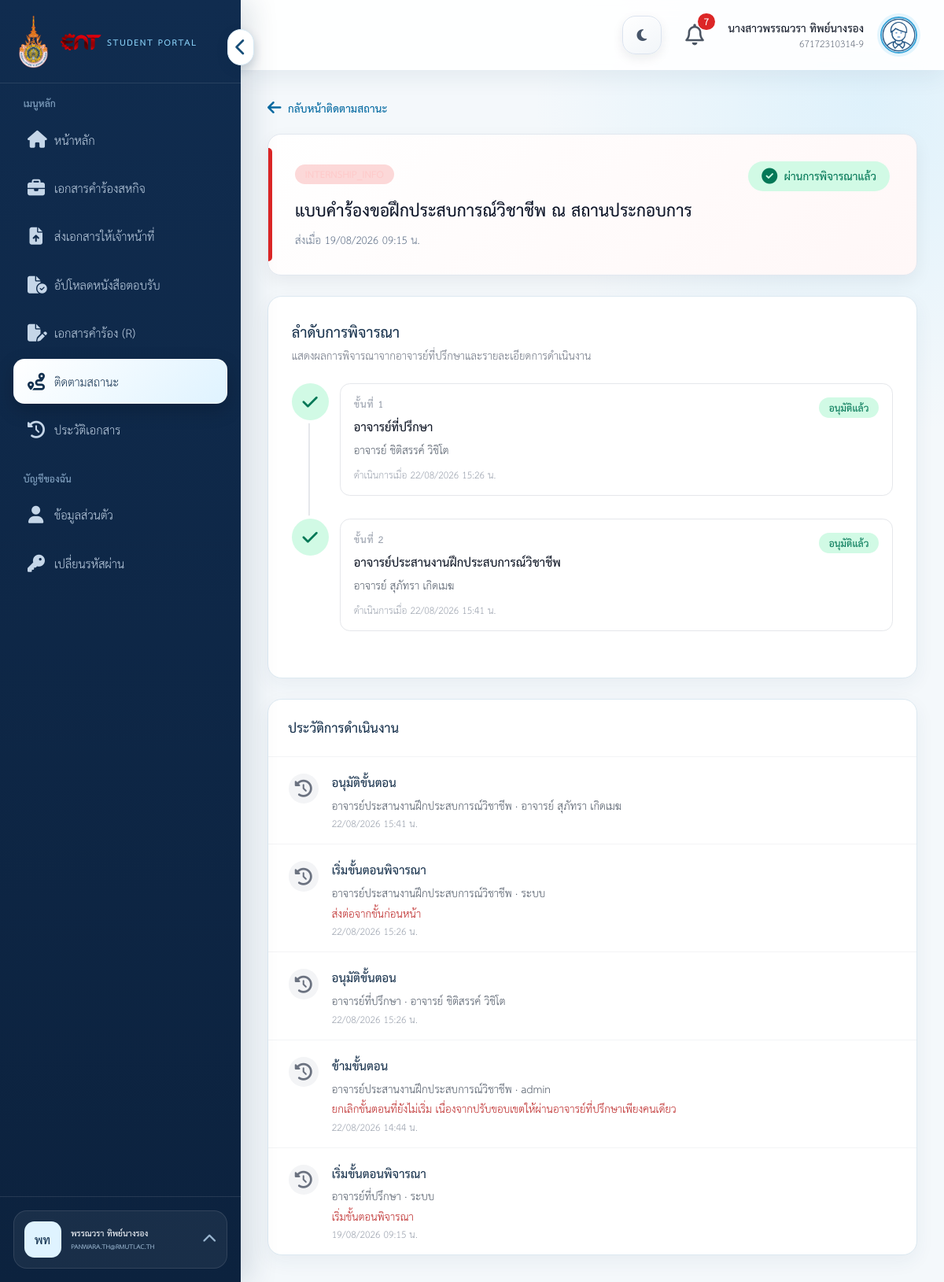
The app's page /student/document_status.php?document=12 (signed in) with its own data.
### tables this page shows
CREATE TABLE `student` (
  `student_id` int(11) NOT NULL AUTO_INCREMENT,
  `user_id` int(11) NOT NULL,
  `student_number` varchar(50) NOT NULL,
  `prefix_id` int(11) DEFAULT NULL,
  `firstname` varchar(100) NOT NULL,
  `lastname` varchar(100) NOT NULL,
  `group_id` int(11) DEFAULT NULL,
  PRIMARY KEY (`student_id`),
  UNIQUE KEY `user_id` (`user_id`),
  UNIQUE KEY `student_number` (`student_number`),
  KEY `fk_student_prefix` (`prefix_id`),
  KEY `fk_student_group` (`group_id`),
  CONSTRAINT `fk_student_group` FOREIGN KEY (`group_id`) REFERENCES `group_class` (`group_id`) ON DELETE SET NULL ON UPDATE CASCADE,
  CONSTRAINT `fk_student_prefix` FOREIGN KEY (`prefix_id`) REFERENCES `prefixes` (`prefix_id`) ON DELETE SET NULL ON UPDATE CASCADE,
  CONSTRAINT `fk_student_user` FOREIGN KEY (`user_id`) REFERENCES `users` (`user_id`) ON DELETE CASCADE ON UPDATE CASCADE
);

CREATE TABLE `users` (
  `user_id` int(11) NOT NULL AUTO_INCREMENT,
  `username` varchar(100) NOT NULL,
  `email` varchar(255) NOT NULL,
  `password` varchar(255) NOT NULL,
  `first_login` tinyint(1) NOT NULL DEFAULT 1,
  `status` enum('active','inactive','suspended') NOT NULL DEFAULT 'active',
  `active_session_token_hash` char(64) DEFAULT NULL,
  `active_session_at` datetime DEFAULT NULL,
  `created_at` timestamp NOT NULL DEFAULT current_timestamp(),
  PRIMARY KEY (`user_id`),
  UNIQUE KEY `username` (`username`),
  UNIQUE KEY `email` (`email`),
  KEY `idx_users_active_session` (`active_session_token_hash`)
);

CREATE TABLE `document_review_processes` (
  `process_id` bigint(20) unsigned NOT NULL AUTO_INCREMENT,
  `document_id` int(11) NOT NULL,
  `workflow_id` int(11) NOT NULL,
  `workflow_version_no` int(11) NOT NULL,
  `current_step_order` smallint(5) unsigned DEFAULT NULL,
  `process_status` enum('pending','in_review','revision_requested','approved','cancelled') NOT NULL DEFAULT 'pending',
  `revision_count` int(10) unsigned NOT NULL DEFAULT 0,
  `started_at` timestamp NOT NULL DEFAULT current_timestamp(),
  `completed_at` datetime DEFAULT NULL,
  `updated_at` timestamp NOT NULL DEFAULT current_timestamp() ON UPDATE current_timestamp(),
  PRIMARY KEY (`process_id`),
  UNIQUE KEY `uq_document_review_process` (`document_id`),
  KEY `idx_review_process_workflow` (`workflow_id`),
  KEY `idx_review_process_status` (`process_status`,`current_step_order`),
  CONSTRAINT `fk_review_process_document` FOREIGN KEY (`document_id`) REFERENCES `documents` (`document_id`) ON DELETE CASCADE ON UPDATE CASCADE,
  CONSTRAINT `fk_review_process_workflow` FOREIGN KEY (`workflow_id`) REFERENCES `review_workflows` (`workflow_id`) ON UPDATE CASCADE
);

CREATE TABLE `document_type` (
  `document_type_id` int(11) NOT NULL AUTO_INCREMENT,
  `document_code` varchar(50) NOT NULL,
  `document_name` varchar(255) NOT NULL,
  `form_file` varchar(100) DEFAULT NULL,
  `description` text DEFAULT NULL,
  `status` enum('active','inactive') NOT NULL DEFAULT 'active',
  PRIMARY KEY (`document_type_id`),
  UNIQUE KEY `document_code` (`document_code`)
);

CREATE TABLE `documents` (
  `document_id` int(11) NOT NULL AUTO_INCREMENT,
  `student_id` int(11) NOT NULL,
  `template_id` int(11) NOT NULL,
  `document_status` enum('draft','submitted','in_review','revision_requested','teacher_reviewed','approved','cancel') NOT NULL DEFAULT 'draft',
  `created_at` timestamp NOT NULL DEFAULT current_timestamp(),
  `updated_at` timestamp NOT NULL DEFAULT current_timestamp() ON UPDATE current_timestamp(),
  `submitted_at` datetime DEFAULT NULL,
  PRIMARY KEY (`document_id`),
  KEY `fk_documents_student` (`student_id`),
  KEY `fk_documents_template` (`template_id`),
  CONSTRAINT `fk_documents_student` FOREIGN KEY (`student_id`) REFERENCES `student` (`student_id`) ON UPDATE CASCADE,
  CONSTRAINT `fk_documents_template` FOREIGN KEY (`template_id`) REFERENCES `document_template` (`template_id`) ON UPDATE CASCADE
);

CREATE TABLE `document_review_step_instances` (
  `document_step_id` bigint(20) unsigned NOT NULL AUTO_INCREMENT,
  `process_id` bigint(20) unsigned NOT NULL,
  `source_workflow_step_id` int(11) DEFAULT NULL,
  `step_order` smallint(5) unsigned NOT NULL,
  `role_code` varchar(60) NOT NULL,
  `step_name` varchar(150) NOT NULL,
  `reviewer_employee_id` int(11) DEFAULT NULL,
  `reviewer_user_id` int(11) DEFAULT NULL,
  `step_status` enum('waiting','current','revision_requested','approved','skipped') NOT NULL DEFAULT 'waiting',
  `attempt_count` int(10) unsigned NOT NULL DEFAULT 0,
  `activated_at` datetime DEFAULT NULL,
  `reviewed_at` datetime DEFAULT NULL,
  `created_at` timestamp NOT NULL DEFAULT current_timestamp(),
  `updated_at` timestamp NOT NULL DEFAULT current_timestamp() ON UPDATE current_timestamp(),
  PRIMARY KEY (`document_step_id`),
  UNIQUE KEY `uq_document_review_step_order` (`process_id`,`step_order`),
  KEY `idx_document_step_reviewer` (`reviewer_user_id`,`step_status`),
  KEY `idx_document_step_employee` (`reviewer_employee_id`),
  KEY `idx_document_step_source` (`source_workflow_step_id`),
  CONSTRAINT `fk_document_step_employee` FOREIGN KEY (`reviewer_employee_id`) REFERENCES `employee` (`employee_id`) ON DELETE SET NULL ON UPDATE CASCADE,
  CONSTRAINT `fk_document_step_process` FOREIGN KEY (`process_id`) REFERENCES `document_review_processes` (`process_id`) ON DELETE CASCADE ON UPDATE CASCADE,
  CONSTRAINT `fk_document_step_source` FOREIGN KEY (`source_workflow_step_id`) REFERENCES `review_workflow_steps` (`workflow_step_id`) ON DELETE SET NULL ON UPDATE CASCADE,
  CONSTRAINT `fk_document_step_user` FOREIGN KEY (`reviewer_user_id`) REFERENCES `users` (`user_id`) ON DELETE SET NULL ON UPDATE CASCADE
);

### student/document_status.php (the view, shortened to what the rows shown need)
<?php
require_once 'auth.php';
require_once '../helpers/document_workflow_status_helper.php';
$documentId = (int) ($_GET['document'] ?? 0);
$workflow = getDocumentWorkflowStatus($pdo, $documentId);
$processMeta = workflowProcessStatusMeta((string) $workflow['process_status']);
function h($value): string { return htmlspecialchars((string) $value, ENT_QUOTES, 'UTF-8'); }
function workflowDateTime(?string $value): string {
    $timestamp = strtotime($value);
    return $timestamp ? date('d/m/Y H:i', $timestamp) . ' น.' : $value;
}
?>
<!doctype html>
<html lang="th">
<head>
    <script src="https://cdn.tailwindcss.com"></script>
    <link rel="stylesheet" href="https://cdnjs.cloudflare.com/ajax/libs/font-awesome/6.7.2/css/all.min.css">
</head>
<body class="min-h-screen bg-gray-100 text-gray-900">
<?php include 'sidebar.php'; ?>
<div class="min-h-screen lg:ml-72">
    <?php include 'navbar.php'; ?>
    <main class="p-4 sm:p-6 lg:p-8">
        <section class="mt-4 overflow-hidden rounded-2xl bg-gradient-to-br from-slate-950 via-slate-900 to-red-950 p-6 text-white shadow-xl sm:p-8">
            <div class="flex flex-col gap-5 md:flex-row md:items-center md:justify-between">
                <div>
                    <span class="inline-flex rounded-full bg-red-500/20 px-3 py-1 text-xs font-black text-red-200"><?= h($workflow['document_code']) ?></span>
                    <h1 class="mt-3 text-2xl font-black sm:text-3xl"><?= h($workflow['document_name']) ?></h1>
                    <p class="mt-2 text-sm text-slate-300">ส่งเมื่อ <?= h(workflowDateTime($workflow['submitted_at'])) ?></p>
                </div>
                <span class="inline-flex items-center gap-2 self-start rounded-full px-4 py-2 text-sm font-black <?= h($processMeta[1]) ?>">
                    <i class="fa-solid <?= h($processMeta[2]) ?>"></i><?= h($processMeta[0]) ?>
                </span>
            </div>
        </section>
        <section class="mt-6 rounded-2xl border border-gray-200 bg-white p-5 shadow-sm sm:p-7">
            <div class="mb-6">
                <h2 class="text-xl font-black">ลำดับการพิจารณา</h2>
            </div>
            <div class="space-y-0">
                <?php foreach ($workflow['steps'] as $index => $step): $stepMeta = workflowStepStatusMeta((string) $step['step_status']); $isLast = $index === count($workflow['steps']) - 1; ?>
                    <article class="relative grid grid-cols-[44px_minmax(0,1fr)] gap-4 pb-7">
                        <?php if (!$isLast): ?><span class="absolute bottom-0 left-[21px] top-11 w-0.5 bg-gray-200"></span><?php endif; ?>
                        <span class="relative z-10 inline-flex h-11 w-11 items-center justify-center rounded-full <?= h($stepMeta[1]) ?> ring-4 ring-white">
                            <i class="fa-solid <?= h($stepMeta[2]) ?>"></i>
                        </span>
                        <div class="rounded-xl border <?= $step['step_status'] === 'current' ? 'border-blue-200 bg-blue-50/40' : 'border-gray-200' ?> p-4">
                            <div class="flex flex-col gap-2 sm:flex-row sm:items-start sm:justify-between">
                                <div>
                                    <p class="text-xs font-black uppercase tracking-wider text-gray-400">ขั้นที่ <?= (int) $step['step_order'] ?></p>
                                    <h3 class="mt-1 font-black text-gray-900"><?= h($step['step_name']) ?></h3>
                                    <p class="mt-1 text-sm text-gray-600"><?= h($step['reviewer_name'] ?: 'ยังไม่พบข้อมูลอาจารย์') ?></p>
                                </div>
                                <span class="inline-flex self-start rounded-full px-3 py-1 text-xs font-bold <?= h($stepMeta[1]) ?>"><?= h($stepMeta[0]) ?></span>
                            </div>
                            <?php if (!empty($step['reviewed_at'])): ?><p class="mt-3 text-xs text-gray-400">ดำเนินการเมื่อ <?= h(workflowDateTime($step['reviewed_at'])) ?></p><?php endif; ?>
                        </div>
                    </article>
                <?php endforeach; ?>
            </div>
        </section>
        <section class="mt-6 overflow-hidden rounded-2xl border border-gray-200 bg-white shadow-sm">
            <div class="border-b border-gray-100 px-6 py-5"><h2 class="text-lg font-black">ประวัติการดำเนินงาน</h2></div>
        </section>
    </main>
</div>
</body>
</html>

### student/sidebar.php (shortened to what the rows shown need)
<?php
require_once __DIR__ . '/../helpers/theme_helper.php';
$studentSidebarUser = is_array($user ?? null) ? $user : [];
$studentSidebarName = trim((string) ($studentSidebarUser['firstname'] ?? '') . ' ' . (string) ($studentSidebarUser['lastname'] ?? ''));
$studentSidebarEmail = (string) ($studentSidebarUser['email'] ?? '');
$studentSidebarInitials = function_exists('mb_substr')
    ? mb_substr((string) ($studentSidebarUser['firstname'] ?? 'นศ'), 0, 1, 'UTF-8') . mb_substr((string) ($studentSidebarUser['lastname'] ?? ''), 0, 1, 'UTF-8')
    : 'นศ';
?>
<link rel="stylesheet" href="/Project/assets/css/student.css?v=20261108-5">
<link rel="stylesheet" href="/Project/assets/css/responsive.css?v=20261107-1">
<link rel="stylesheet" href="/Project/assets/css/app-ui.css?v=20260918-1">
<aside id="student-sidebar" class="fixed inset-y-0 left-0 z-40 flex w-72 -translate-x-full flex-col border-r border-gray-200 bg-white transition-transform duration-200 lg:translate-x-0">
    <div class="student-sidebar-footer border-t p-4">
        <div class="student-account relative">
            <button id="student-account-toggle" type="button" class="student-account-toggle flex w-full items-center gap-3 rounded-2xl px-3 py-3 text-left" aria-expanded="false" aria-controls="student-account-menu">
                <span class="student-account-avatar inline-flex h-11 w-11 shrink-0 items-center justify-center rounded-xl font-extrabold"><?= htmlspecialchars($studentSidebarInitials) ?></span>
                <span class="student-account-summary min-w-0 flex-1"><strong class="student-account-name block truncate"><?= htmlspecialchars($studentSidebarName ?: 'นักศึกษา') ?></strong><span class="student-account-email block truncate"><?= htmlspecialchars($studentSidebarEmail ?: ($studentSidebarUser['student_number'] ?? '-')) ?></span></span>
                <i class="student-account-chevron fa-solid fa-chevron-up text-xs" aria-hidden="true"></i>
            </button>
        </div>
    </div>
</aside>

### student/navbar.php (shortened to what the rows shown need)
<?php
$navStudent=$student ?? [];
if ((!array_key_exists('student_prefix', $navStudent) || empty($navStudent['student_id'])) && isset($_SESSION['user_id'])) {
    $navStmt=$pdo->prepare('SELECT s.student_id,s.student_number,s.firstname,s.lastname,
        COALESCE(p.prefix_short,p.prefix_name,"") AS student_prefix
        FROM student s LEFT JOIN prefixes p ON p.prefix_id=s.prefix_id
        WHERE s.user_id=? LIMIT 1');
    $navStmt->execute([$_SESSION['user_id']]);
    $navStudent=$navStmt->fetch(PDO::FETCH_ASSOC) ?: [];
}
?>
<header class="student-navbar sticky top-0 z-20 flex h-20 items-center justify-between border-b border-gray-200 bg-white px-4 shadow-sm sm:px-6 lg:px-8">
    <div class="flex items-center gap-3 sm:gap-5">
        <?php require_once __DIR__.'/../helpers/theme_helper.php'; renderThemeToggle(); ?>
        <div class="hidden text-right sm:block"><p class="text-sm font-bold text-gray-900"><?= htmlspecialchars(trim(($navStudent['student_prefix'] ?? '').($navStudent['firstname'] ?? '').' '.($navStudent['lastname'] ?? ''))) ?: '-' ?></p><p class="text-xs text-gray-500"><?= htmlspecialchars($navStudent['student_number'] ?? '-') ?></p></div>
    </div>
</header>
<link rel="stylesheet" href="/Project/assets/css/status-badges.css?v=20260815-2">

### records on screen
student: studentSidebarInitials "พท", firstname+lastname "พรรณวรา ทิพย์นางรอง", user.email "PANWARA.TH@RMUTI.AC.TH", student_number "67172310314-9"
document_review_processes: document_type.document_name "แบบคำร้องขอฝึกประสบการณ์วิชาชีพ ณ สถานประกอบการ", process_id.submitted_at "19/08/2026 09:15 น.", process_id+process_status "ผ่านการพิจารณาแล้ว"
document_review_step_instances: step_order "1", step_name "อาจารย์ที่ปรึกษา", reviewer_name "อาจารย์ ชิติสรรค์ วิชิโต", step_status "อนุมัติแล้ว", reviewed_at "22/08/2026 15:26 น."
document_review_step_instances: step_order "2", step_name "อาจารย์ประสานงานฝึกประสบการณ์วิชาชีพ", reviewer_name "อาจารย์ สุภัทรา เกิดเมฆ", step_status "อนุมัติแล้ว", reviewed_at "22/08/2026 15:41 น."

### other values on screen
$unread_notification_count "7"
$actionLabels[$action['action_type']] "อนุมัติขั้นตอน"
$action['step_name'] "อาจารย์ประสานงานฝึกประสบการณ์วิชาชีพ"
$action['actor_name'] "อาจารย์ สุภัทรา เกิดเมฆ"
workflowDateTime($action['created_at']) "22/08/2026 15:41 น."
$actionLabels[$action['action_type']] "เริ่มขั้นตอนพิจารณา"
$action['actor_name'] "ระบบ"
$action['action_comment'] "ส่งต่อจากขั้นก่อนหน้า"
workflowDateTime($action['created_at']) "22/08/2026 15:26 น."
$action['step_name'] "อาจารย์ที่ปรึกษา"
$action['actor_name'] "อาจารย์ ชิติสรรค์ วิชิโต"
$actionLabels[$action['action_type']] "ข้ามขั้นตอน"
$action['actor_name'] "admin"
$action['action_comment'] "ยกเลิกขั้นตอนที่ยังไม่เริ่ม เนื่องจากปรับขอบเขตให้ผ่านอาจารย์ที่ปรึกษาเพียงคนเดียว"
workflowDateTime($action['created_at']) "22/08/2026 14:44 น."
